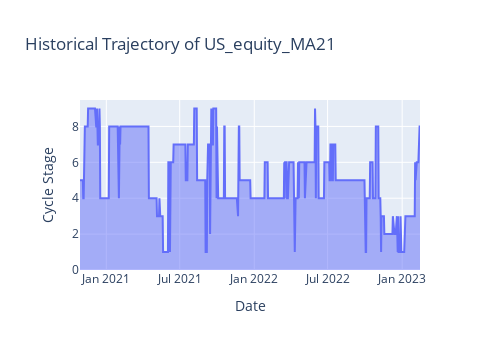
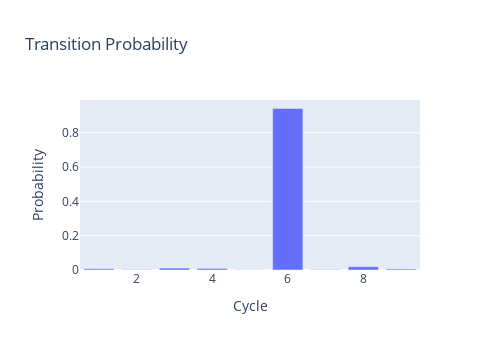

These figures' notebook cell, in order:
### Markdown cell above
# Display

### Code cell
import warnings
warnings.filterwarnings("ignore")

#for relabel_col in col_list:

    #display(df_labeled,relabel_col, monitor_period)

display(df_labeled,"US_equity_MA21", monitor_period)

### Figure 1 — Plotly figure (JSON) as saved in the notebook; plotly's stock layout.template omitted (floating-point values rounded to 4 significant figures; data arrays with more than 128 entries replaced by an {"elided": "..."} marker saying what was removed)
{"data": [{"fillpattern": {"shape": ""}, "hovertemplate": "Date=%{x}<br>Cycle Stage=%{y}<extra></extra>", "legendgroup": "", "line": {"color": "#636efa"}, "marker": {"symbol": "circle"}, "mode": "lines", "name": "", "orientation": "v", "showlegend": false, "stackgroup": "1", "type": "scatter", "x": {"elided": "600 str values"}, "xaxis": "x", "y": {"elided": "600 int values"}, "yaxis": "y"}], "layout": {"height": 350, "legend": {"tracegroupgap": 0}, "title": {"text": "Historical Trajectory of US_equity_MA21"}, "width": 500, "xaxis": {"anchor": "y", "domain": [0, 1], "title": {"text": "Date"}}, "yaxis": {"anchor": "x", "domain": [0, 1], "title": {"text": "Cycle Stage"}}}}

### Figure 2 — Plotly figure (JSON) as saved in the notebook; plotly's stock layout.template omitted (floating-point values rounded to 4 significant figures)
{"data": [{"alignmentgroup": "True", "hovertemplate": "variable=0<br>Cycle=%{x}<br>Probability=%{y}<extra></extra>", "legendgroup": "0", "marker": {"color": "#636efa", "pattern": {"shape": ""}}, "name": "0", "offsetgroup": "0", "orientation": "v", "showlegend": true, "textposition": "auto", "type": "bar", "x": [1, 2, 3, 4, 5, 6, 7, 8, 9], "xaxis": "x", "y": [0.007, 0.002, 0.011, 0.009, 0.001, 0.941, 0.002, 0.019, 0.006], "yaxis": "y"}], "layout": {"barmode": "relative", "height": 350, "legend": {"title": {"text": "variable"}, "tracegroupgap": 0}, "showlegend": false, "title": {"text": "Transition Probability"}, "width": 500, "xaxis": {"anchor": "y", "domain": [0, 1], "title": {"text": "Cycle"}}, "yaxis": {"anchor": "x", "domain": [0, 1], "title": {"text": "Probability"}}}}
